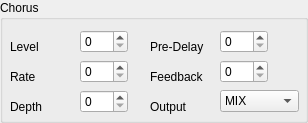
            <widget class="QGroupBox" name="groupBox_14">
             <property name="title">
              <string>Chorus</string>
             </property>
             <widget class="QLabel" name="label_100">
              <property name="geometry">
               <rect>
                <x>10</x>
                <y>40</y>
                <width>58</width>
                <height>14</height>
               </rect>
              </property>
              <property name="text">
               <string>Level</string>
              </property>
             </widget>
             <widget class="QSpinBox" name="perfChorusLevel_3">
              <property name="geometry">
               <rect>
                <x>80</x>
                <y>30</y>
                <width>48</width>
                <height>23</height>
               </rect>
              </property>
              <property name="maximum">
               <number>127</number>
              </property>
             </widget>
             <widget class="QSpinBox" name="perfChorusRate_3">
              <property name="geometry">
               <rect>
                <x>80</x>
                <y>60</y>
                <width>48</width>
                <height>23</height>
               </rect>
              </property>
              <property name="maximum">
               <number>127</number>
              </property>
             </widget>
             <widget class="QLabel" name="label_101">
              <property name="geometry">
               <rect>
                <x>10</x>
                <y>70</y>
                <width>58</width>
                <height>14</height>
               </rect>
              </property>
              <property name="text">
               <string>Rate</string>
              </property>
             </widget>
             <widget class="QSpinBox" name="perfChorusDepth_3">
              <property name="geometry">
               <rect>
                <x>80</x>
                <y>90</y>
                <width>48</width>
                <height>23</height>
               </rect>
              </property>
              <property name="maximum">
               <number>127</number>
              </property>
             </widget>
             <widget class="QLabel" name="label_102">
              <property name="geometry">
               <rect>
                <x>10</x>
                <y>100</y>
                <width>58</width>
                <height>14</height>
               </rect>
              </property>
              <property name="text">
               <string>Depth</string>
              </property>
             </widget>
             <widget class="QSpinBox" name="perfChorusPreDelay_3">
              <property name="geometry">
               <rect>
                <x>220</x>
                <y>30</y>
                <width>48</width>
                <height>23</height>
               </rect>
              </property>
              <property name="maximum">
               <number>127</number>
              </property>
             </widget>
             <widget class="QLabel" name="label_103">
              <property name="geometry">
               <rect>
                <x>150</x>
                <y>40</y>
                <width>58</width>
                <height>14</height>
               </rect>
              </property>
              <property name="text">
               <string>Pre-Delay</string>
              </property>
             </widget>
             <widget class="QSpinBox" name="perfChorusFeedback_3">
              <property name="geometry">
               <rect>
                <x>220</x>
                <y>60</y>
                <width>48</width>
                <height>23</height>
               </rect>
              </property>
              <property name="maximum">
               <number>127</number>
              </property>
             </widget>
             <widget class="QLabel" name="label_104">
              <property name="geometry">
               <rect>
                <x>150</x>
                <y>70</y>
                <width>58</width>
                <height>14</height>
               </rect>
              </property>
              <property name="text">
               <string>Feedback</string>
              </property>
             </widget>
             <widget class="QLabel" name="label_105">
              <property name="geometry">
               <rect>
                <x>150</x>
                <y>100</y>
                <width>58</width>
                <height>14</height>
               </rect>
              </property>
              <property name="text">
               <string>Output</string>
              </property>
             </widget>
             <widget class="QComboBox" name="perfChorusOut_3">
              <property name="geometry">
               <rect>
                <x>220</x>
                <y>90</y>
                <width>79</width>
                <height>22</height>
               </rect>
              </property>
              <item>
               <property name="text">
                <string>MIX</string>
               </property>
              </item>
              <item>
               <property name="text">
                <string>REV</string>
               </property>
              </item>
              <item>
               <property name="text">
                <string>MIX+REV</string>
               </property>
              </item>
             </widget>
            </widget>
